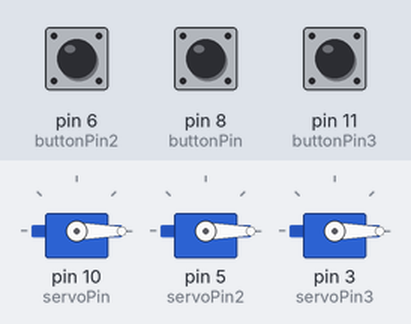
The sketch below on a simulated Arduino Uno, built with avr-gcc and run on an emulated ATmega328P. Shown: 3 × servo. The inputs (shaded band) are chosen by the test bench; at power-on: pin 6 (buttonPin2) LOW, pin 8 (buttonPin) LOW, pin 11 (buttonPin3) LOW.

Above: at 1.2 s.
1.3 s: pin 6 (buttonPin2) pulled HIGH for 0.15 s
At 1.37 s:
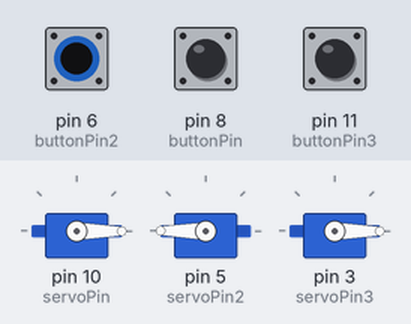
2.9 s: pin 8 (buttonPin) pulled HIGH for 0.15 s
At 2.97 s:
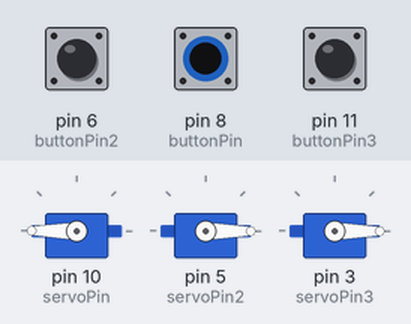
4.5 s: pin 11 (buttonPin3) pulled HIGH for 0.15 s
At 5.4 s:
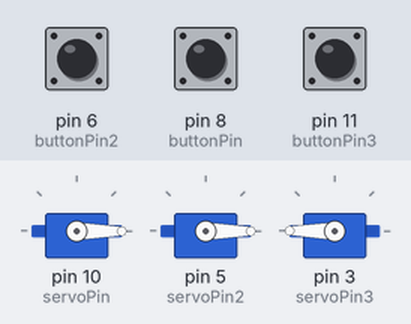
6.1 s: pin 6 (buttonPin2) pulled HIGH for 1 s
At 6.6 s:
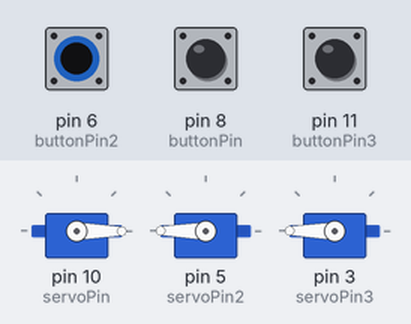
8.6 s: pin 8 (buttonPin) pulled HIGH for 1 s
At 9.4 s:
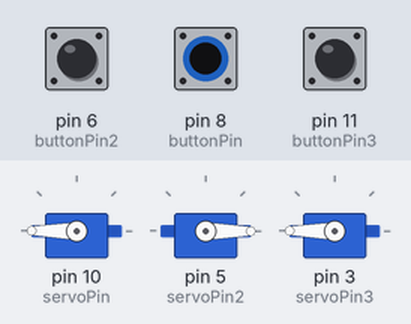
11.1 s: pin 8 (buttonPin) pulled HIGH for 3.2 s
At 15.2 s:
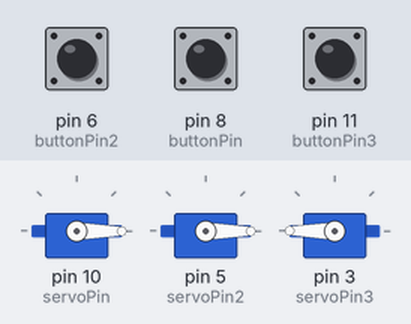
Timing chart, 0 to 16.7 s (numbered marks = the images above; inputs shaded):
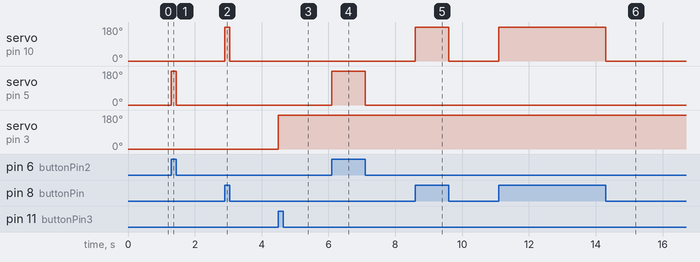

Measured:
- after the input at 1.3 s, servo on pin 5 (servoPin2): 0° → 180° at once, → 0° 0.15 s later
- after the input at 2.9 s, servo on pin 10 (servoPin): 0° → 180° at once, → 0° 0.15 s later
- after the input at 4.5 s, servo on pin 3 (servoPin3): 0° → 180° at once
- after the input at 6.1 s, servo on pin 5 (servoPin2): 0° → 180° at once, → 0° 1.0 s later
- after the input at 8.6 s, servo on pin 10 (servoPin): 0° → 180° at once, → 0° 1.0 s later
- after the input at 11.1 s, servo on pin 10 (servoPin): 0° → 180° at once, → 0° 3.2 s later

The sketch:

servocode.ino
```cpp
#include <Servo.h>
Servo myservo;
int pos = 0;
const int buttonPin = 8;
const int servoPin = 10;
int buttonState = 0;
int previousButtonState;
int buttonState2 = 0;
int previousButtonState2;
const int buttonPin2 = 6;
const int servoPin2 = 5;
Servo myservo2;
int buttonState3 = 0;
int previousButtonState3;
const int buttonPin3 = 11;
const int servoPin3 = 3;
Servo myservo3;

unsigned long currentTime;
unsigned long previousTime = 0;
int timerLength = 2000;
void setup() {
  // put your setup code here, to run once:
  myservo.attach(servoPin);
  myservo.write(0);
  pinMode(buttonPin, INPUT);
  pinMode(servoPin, OUTPUT);
  myservo2.attach(servoPin2);
  myservo2.write(0);
  pinMode(buttonPin2, INPUT);
  pinMode(servoPin2, OUTPUT);
  myservo3.attach(servoPin3);
  myservo3.write(0);
  pinMode(buttonPin3, INPUT);
  pinMode(servoPin3, OUTPUT);
  myservo3.write(0);
}

void loop() {
  // put your main code here, to run repeatedly:
  //currentTime = millis();
  buttonState = digitalRead(buttonPin);
  buttonState2 = digitalRead(buttonPin2);
  buttonState3 = digitalRead(buttonPin3);

  if (previousButtonState != buttonState){
    if(buttonState == HIGH){
      myservo.write(180);
    } else {
      myservo.write(0);
    }
  }
  if (previousButtonState2 != buttonState2){
    if(buttonState2 == HIGH){
      myservo2.write(180);
    } else {
      myservo2.write(0);
    }
  }
  if (previousButtonState3 != buttonState3){
    if(buttonState3 == HIGH){
      myservo3.write(180);
    }
  }
  previousButtonState = buttonState;
  previousButtonState2 = buttonState2;
  previousButtonState3 = buttonState3;
}
```
